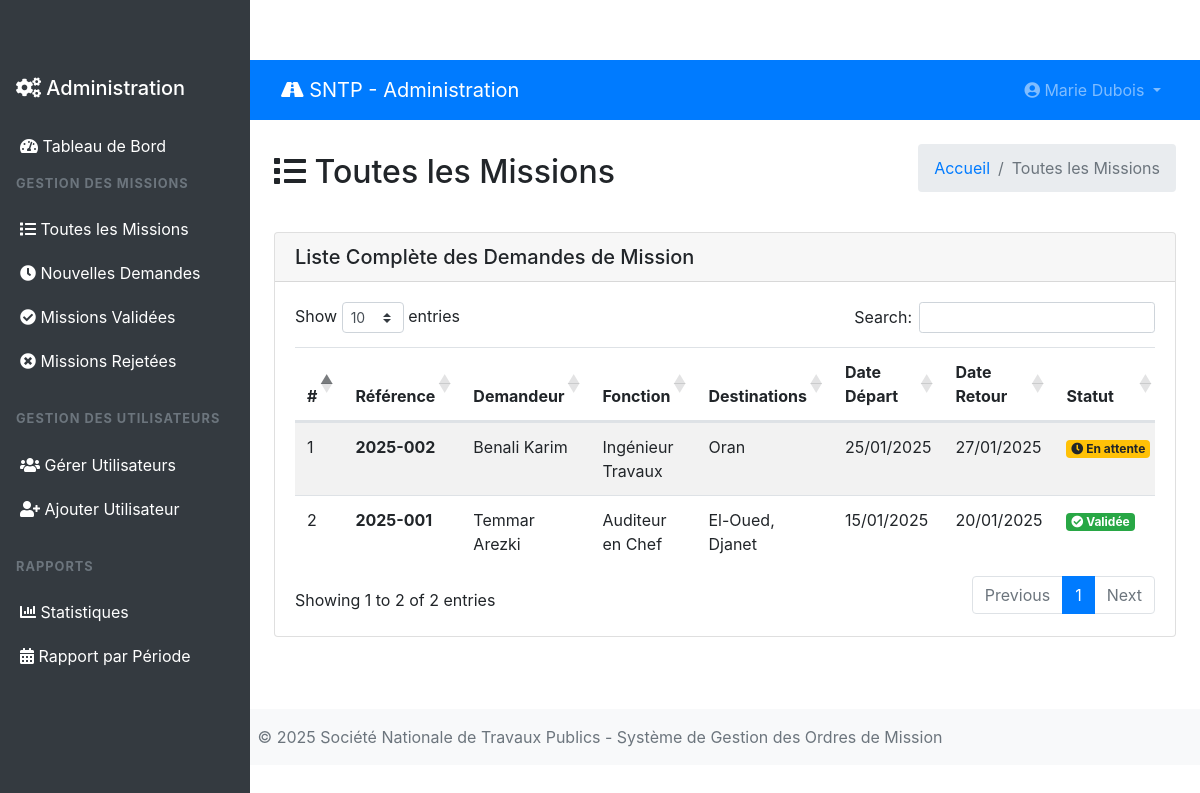
The page /admin/all-missions.php (signed in) on the database its author committed.
### tables this page shows
CREATE TABLE `tblusers` (
  `ID` int(10) NOT NULL,
  `Nom` varchar(200) DEFAULT NULL,
  `Prenom` varchar(200) DEFAULT NULL,
  `Email` varchar(200) DEFAULT NULL,
  `Fonction` varchar(200) DEFAULT NULL,
  `Departement` varchar(200) DEFAULT NULL,
  `MobileNumber` bigint(10) DEFAULT NULL,
  `Password` varchar(200) NOT NULL,
  `Role` enum('admin','chef_departement','user') DEFAULT 'user',
  `RegDate` timestamp NULL DEFAULT current_timestamp()
);

CREATE TABLE `tblmissions` (
  `ID` int(10) NOT NULL,
  `UserID` int(5) NOT NULL,
  `SubmittedBy` int(5) DEFAULT NULL,
  `ReferenceNumber` varchar(50) DEFAULT NULL,
  `NomPrenom` varchar(400) DEFAULT NULL,
  `Fonction` varchar(200) DEFAULT NULL,
  `VilleDepart` varchar(200) DEFAULT NULL,
  `DateDepart` date DEFAULT NULL,
  `Destinations` text DEFAULT NULL,
  `ItineraireType` varchar(100) DEFAULT NULL,
  `MotifDeplacement` varchar(300) DEFAULT NULL,
  `MoyenTransport` varchar(200) DEFAULT NULL,
  `DateRetour` date DEFAULT NULL,
  `Observations` text DEFAULT NULL,
  `Status` enum('en_attente','validee','rejetee','en_cours') DEFAULT 'en_attente',
  `Remarque` text DEFAULT NULL,
  `ValidatedBy` int(5) DEFAULT NULL,
  `DateCreation` timestamp NULL DEFAULT current_timestamp(),
  `DateValidation` timestamp NULL DEFAULT NULL ON UPDATE current_timestamp()
);

### admin/all-missions.php (the view, shortened to what this page needs)
<?php
include('includes/dbconnection.php');
if (strlen($_SESSION['GMSaid']) == 0) {
    header('location:logout.php');
} else {
?>
<!DOCTYPE html>
<html lang="fr">
<head>
    <link href="https://cdn.jsdelivr.net/npm/bootstrap@4.6.2/dist/css/bootstrap.min.css" rel="stylesheet">
    <link href="https://cdnjs.cloudflare.com/ajax/libs/font-awesome/5.15.4/css/all.min.css" rel="stylesheet">
    <link href="https://cdn.datatables.net/1.11.5/css/dataTables.bootstrap4.min.css" rel="stylesheet">
</head>
<body>
    <?php include_once('includes/sidebar.php'); ?>
    <div class="main-content">
        <?php include_once('includes/header.php'); ?>
        <div class="container-fluid p-4">
            <div class="d-flex justify-content-between align-items-center mb-4">
                <h2><i class="fas fa-list"></i> Toutes les Missions</h2>
                <nav aria-label="breadcrumb">
                    <ol class="breadcrumb">
                        <li class="breadcrumb-item"><a href="dashboard.php">Accueil</a></li>
                        <li class="breadcrumb-item active">Toutes les Missions</li>
                    </ol>
                </nav>
            </div>
            <div class="card">
                <div class="card-header">
                    <h5 class="mb-0">Liste Complète des Demandes de Mission</h5>
                </div>
                <div class="card-body">
                    <div class="table-responsive">
                        <table class="table table-striped data-table">
                            <thead>
                                <tr>
                                    <th>#</th>
                                    <th>Référence</th>
                                    <th>Demandeur</th>
                                    <th>Fonction</th>
                                    <th>Destinations</th>
                                    <th>Date Départ</th>
                                    <th>Date Retour</th>
                                    <th>Statut</th>
                                </tr>
                            </thead>
                            <tbody>
                                <?php
                                $sql = "SELECT m.*, u.Nom, u.Prenom, u.Fonction as UserFonction
                                       FROM tblmissions m
                                       JOIN tblusers u ON m.UserID = u.ID
                                       ORDER BY m.DateCreation DESC";
                                $query = $dbh->prepare($sql);
                                $query->execute();
                                $results = $query->fetchAll(PDO::FETCH_OBJ);
                                $cnt = 1;
                                if($query->rowCount() > 0) {
                                    foreach($results as $row) {
                                ?>
                                <tr>
                                    <td><?php echo htmlentities($cnt); ?></td>
                                    <td>
                                        <strong><?php echo htmlentities($row->ReferenceNumber); ?></strong>
                                    </td>
                                    <td><?php echo htmlentities($row->Nom . ' ' . $row->Prenom); ?></td>
                                    <td><?php echo htmlentities($row->UserFonction); ?></td>
                                    <td><?php echo htmlentities($row->Destinations); ?></td>
                                    <td><?php echo date('d/m/Y', strtotime($row->DateDepart)); ?></td>
                                    <td><?php echo date('d/m/Y', strtotime($row->DateRetour)); ?></td>
                                    <td>
                                        <?php if($row->Status == 'en_attente') { ?>
                                            <span class="badge badge-warning">
                                                <i class="fas fa-clock"></i> En attente
                                            </span>
                                        <?php } elseif($row->Status == 'validee') { ?>
                                            <span class="badge badge-success">
                                                <i class="fas fa-check-circle"></i> Validée
                                            </span>
                                        <?php } elseif($row->Status == 'rejetee') { ?>
                                            <span class="badge badge-danger">
                                                <i class="fas fa-times-circle"></i> Rejetée
                                            </span>
                                        <?php } else { ?>
                                            <span class="badge badge-info">
                                                <i class="fas fa-plane"></i> En cours
                                            </span>
                                        <?php } ?>
                                    </td>
                                </tr>
                                <?php $cnt++; }} ?>
                            </tbody>
                        </table>
                    </div>
                </div>
            </div>
        </div>
    </div>
    <?php include_once('includes/footer.php'); ?>
</body>
</html>
<?php } ?>

### admin/includes/sidebar.php (shortened to what this page needs)
<div class="sidebar bg-dark text-white">
    <div class="sidebar-header p-3">
        <h5><i class="fas fa-cogs"></i> Administration</h5>
    </div>
    <nav class="nav flex-column">
        <a class="nav-link text-white" href="dashboard.php">
            <i class="fas fa-tachometer-alt"></i> Tableau de Bord
        </a>
        <div class="nav-section">
            <h6 class="nav-header text-muted px-3 py-2">GESTION DES MISSIONS</h6>
            <a class="nav-link text-white" href="all-missions.php">
                <i class="fas fa-list"></i> Toutes les Missions
            </a>
            <a class="nav-link text-white" href="new-missions.php">
                <i class="fas fa-clock"></i> Nouvelles Demandes
            </a>
            <a class="nav-link text-white" href="validated-missions.php">
                <i class="fas fa-check-circle"></i> Missions Validées
            </a>
            <a class="nav-link text-white" href="rejected-missions.php">
                <i class="fas fa-times-circle"></i> Missions Rejetées
            </a>
        </div>
        <div class="nav-section">
            <h6 class="nav-header text-muted px-3 py-2">GESTION DES UTILISATEURS</h6>
            <a class="nav-link text-white" href="manage-users.php">
                <i class="fas fa-users"></i> Gérer Utilisateurs
            </a>
            <a class="nav-link text-white" href="add-user.php">
                <i class="fas fa-user-plus"></i> Ajouter Utilisateur
            </a>
        </div>
        <div class="nav-section">
            <h6 class="nav-header text-muted px-3 py-2">RAPPORTS</h6>
            <a class="nav-link text-white" href="reports.php">
                <i class="fas fa-chart-bar"></i> Statistiques
            </a>
            <a class="nav-link text-white" href="between-dates-report.php">
                <i class="fas fa-calendar-alt"></i> Rapport par Période
            </a>
        </div>
    </nav>
</div>

### admin/includes/header.php (shortened to what this page needs)
<nav class="navbar navbar-expand-lg navbar-dark bg-primary">
    <div class="container-fluid">
        <a class="navbar-brand" href="dashboard.php">
            <i class="fas fa-road"></i> SNTP - Administration
        </a>
        <div class="collapse navbar-collapse" id="navbarNav">
            <ul class="navbar-nav ml-auto">
                <li class="nav-item dropdown">
                    <a class="nav-link dropdown-toggle" href="#" id="navbarDropdown" role="button" data-toggle="dropdown">
                        <i class="fas fa-user-circle"></i>
                        <?php
                        $aid = $_SESSION['GMSaid'];
                        $sql = "SELECT Nom,Prenom FROM tblusers WHERE ID=:aid";
                        $query = $dbh->prepare($sql);
                        $query->bindParam(':aid',$aid,PDO::PARAM_STR);
                        $query->execute();
                        $result = $query->fetch(PDO::FETCH_OBJ);
                        echo htmlentities($result->Prenom . ' ' . $result->Nom);
                        ?>
                    </a>
                </li>
            </ul>
        </div>
    </div>
</nav>

### admin/includes/footer.php (shortened to what this page needs)
<footer class="bg-light text-center py-3 mt-5">
    <div class="container">
        <p class="text-muted mb-0">
            &copy; <?php echo date('Y'); ?> Société Nationale de Travaux Publics - Système de Gestion des Ordres de Mission
        </p>
    </div>
</footer>

### admin/includes/sidebar.php (style rules this page uses)
.sidebar { min-height: 100vh; width: 250px; position: fixed; top: 0; left: 0; z-index: 100; padding-top: 60px; }
.main-content { margin-left: 250px; padding-top: 60px; }
.nav-section { margin-bottom: 20px; }
.nav-header { font-size: 0.8rem; font-weight: bold; letter-spacing: 1px; }
.nav-link { padding: 10px 20px; border-radius: 0; transition: background-color 0.3s; }

### rows shown on the page
tblusers: Prenom+Nom "Marie Dubois"
tblmissions: ReferenceNumber "2025-002", UserID.Prenom "Benali Karim", UserID.Fonction "Ingénieur Travaux", Destinations "Oran", DateDepart "25/01/2025", DateRetour "27/01/2025", Status "en_attente" (drawn)
tblmissions: ReferenceNumber "2025-001", UserID.Prenom "Temmar Arezki", UserID.Fonction "Auditeur en Chef", Destinations "El-Oued, Djanet", DateDepart "15/01/2025", DateRetour "20/01/2025", Status "validee" (drawn)
